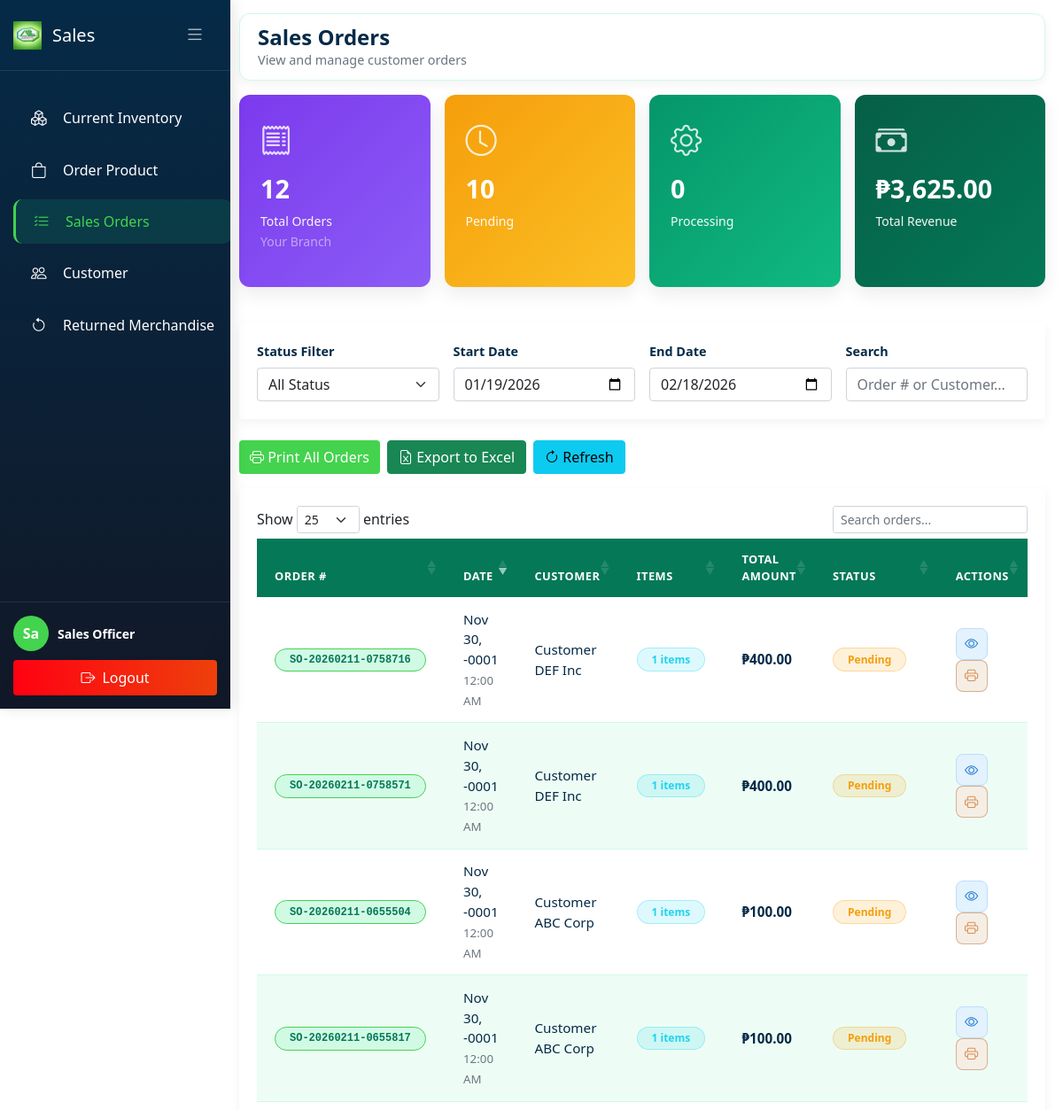
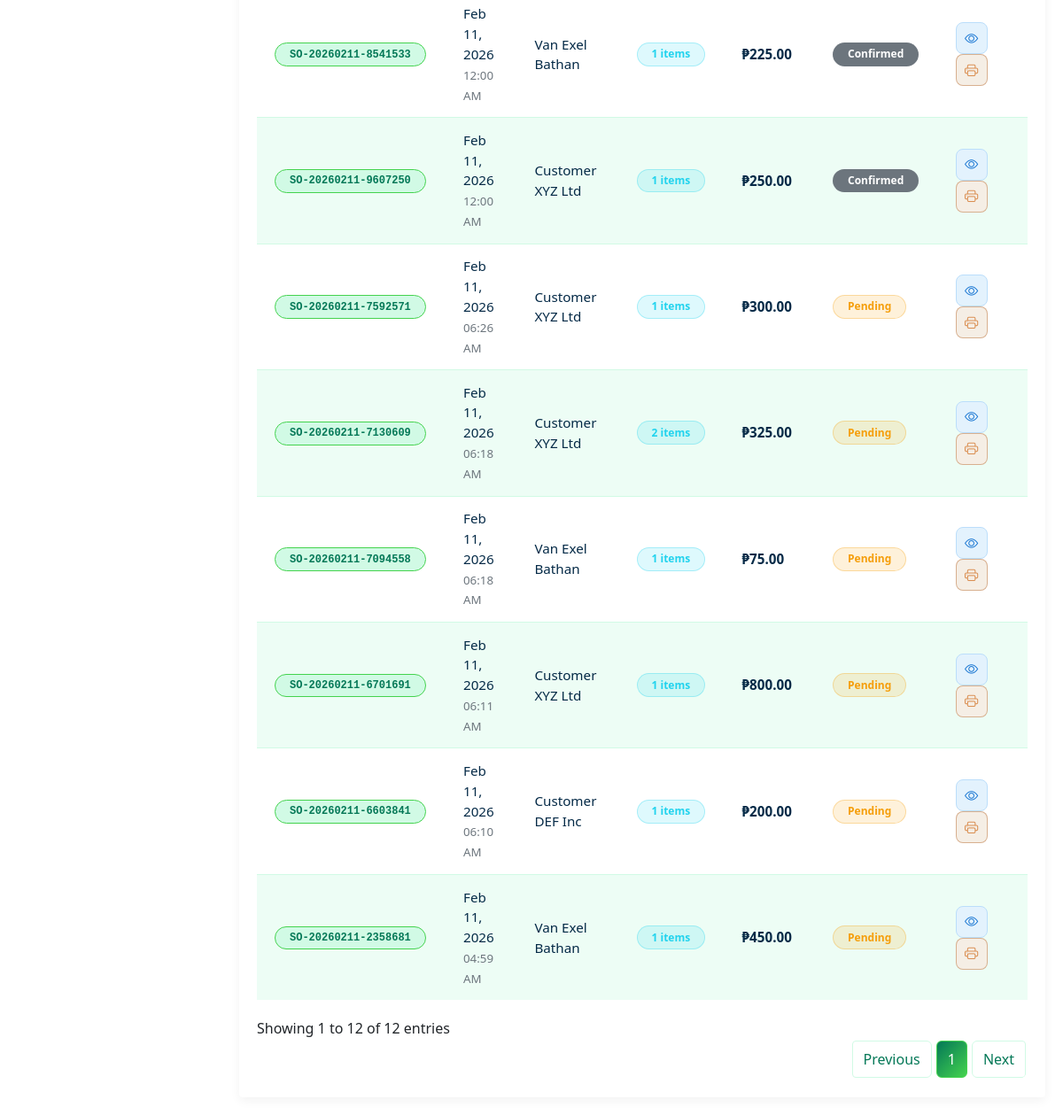
The page /Sales/sales_order.php (signed in) on the database as committed earlier (2 pictures, top to bottom).
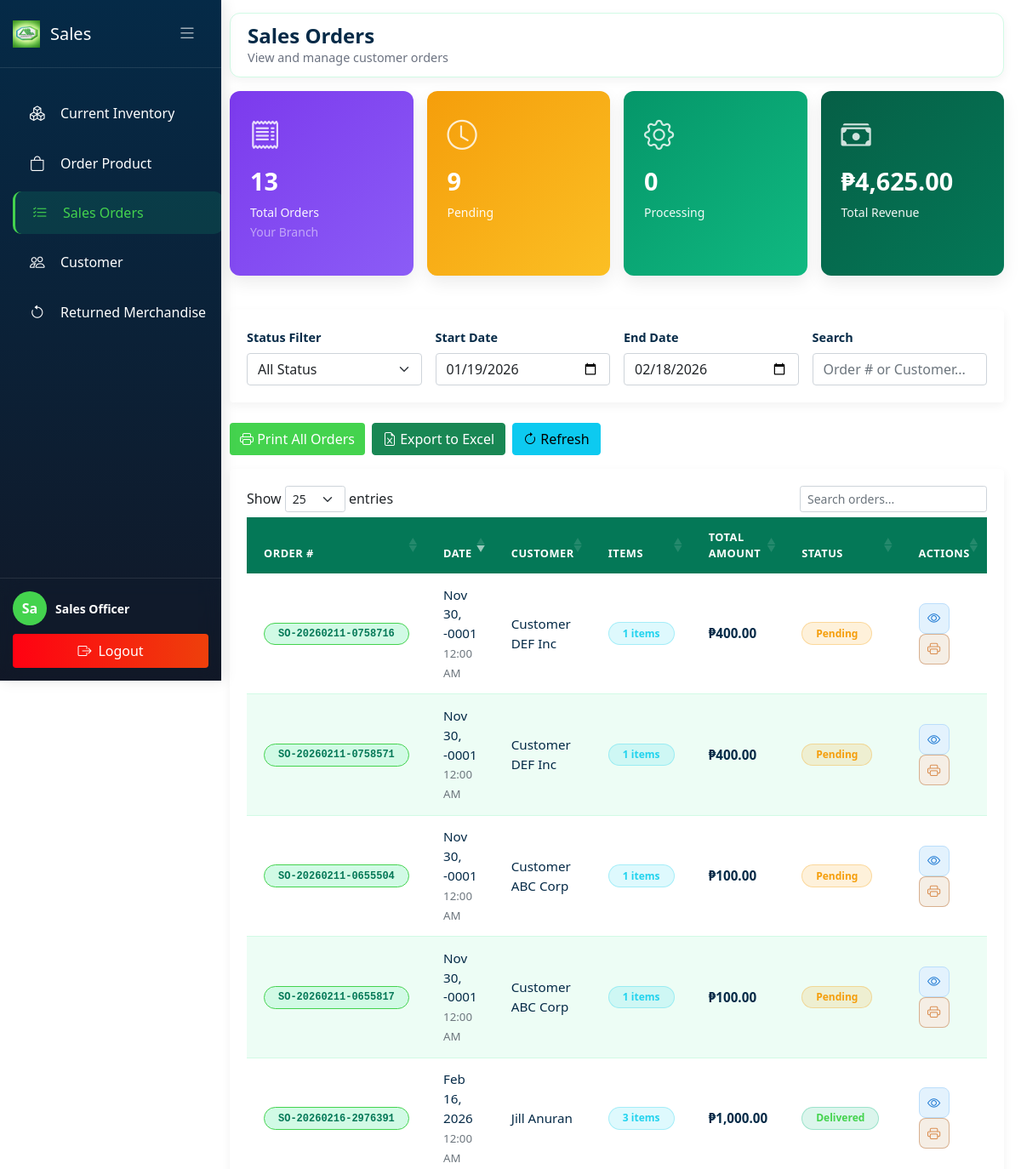
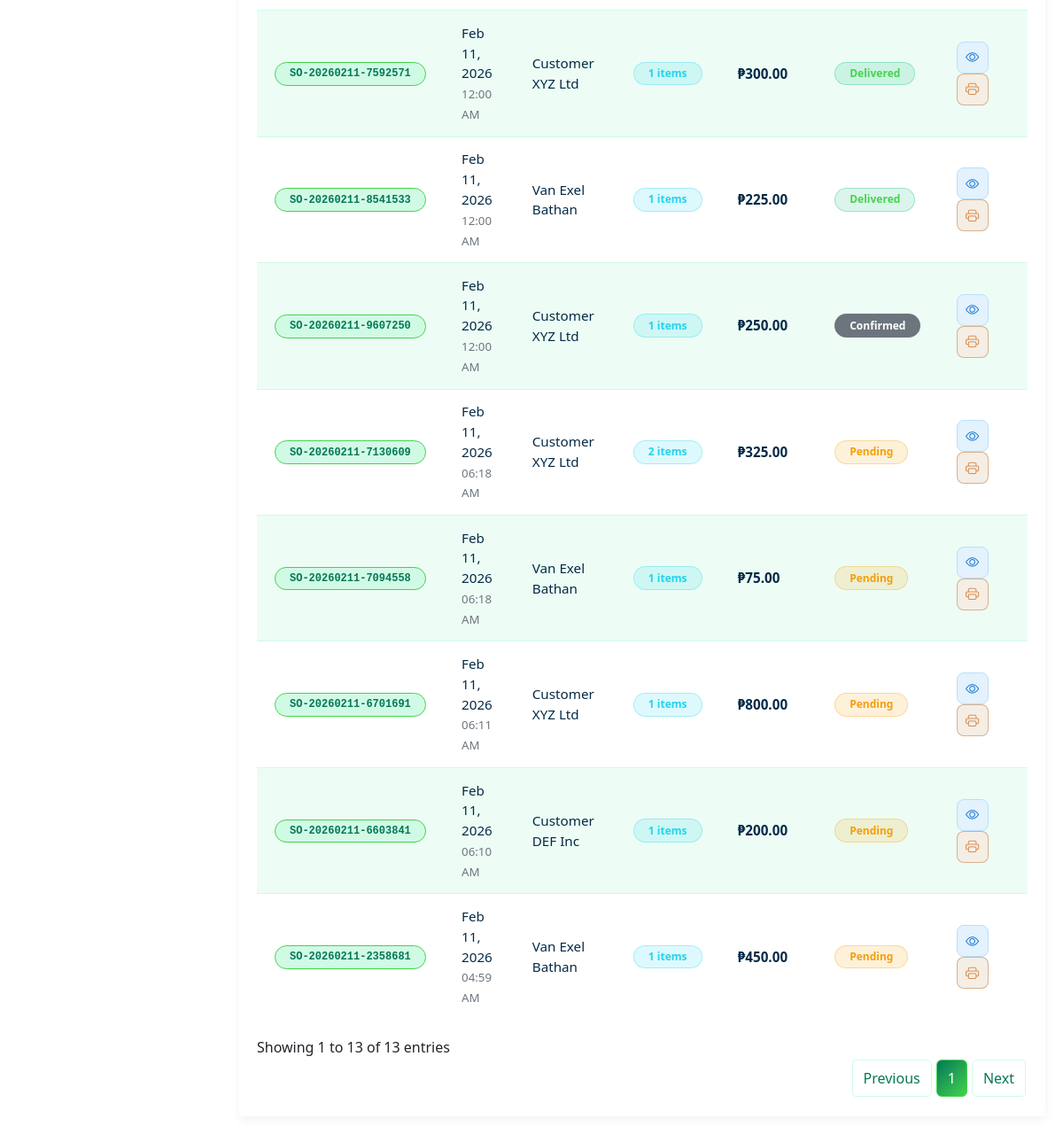
The same page on the database as committed later (2 pictures, top to bottom).
### tables this page shows
CREATE TABLE `sales_orders` (
  `so_id` int(11) NOT NULL,
  `so_number` varchar(50) NOT NULL,
  `customer_id` int(11) NOT NULL,
  `branch_id` int(11) DEFAULT NULL,
  `order_date` datetime NOT NULL,
  `delivery_date` date DEFAULT NULL,
  `total_amount` decimal(12,2) NOT NULL,
  `order_status` enum('pending','confirmed','processing','ready','delivered','cancelled') DEFAULT 'pending',
  `created_by` int(11) NOT NULL,
  `created_at` timestamp NOT NULL DEFAULT current_timestamp(),
  `updated_at` timestamp NOT NULL DEFAULT current_timestamp() ON UPDATE current_timestamp()
);

CREATE TABLE `customers` (
  `customer_id` int(11) NOT NULL,
  `customer_name` varchar(100) NOT NULL,
  `customer_code` varchar(50) NOT NULL,
  `contact_person` varchar(100) DEFAULT NULL,
  `email` varchar(100) DEFAULT NULL,
  `phone_number` varchar(20) DEFAULT NULL,
  `address` varchar(255) DEFAULT NULL,
  `city` varchar(50) DEFAULT NULL,
  `longitude` decimal(10,6) DEFAULT NULL,
  `latitude` decimal(10,8) DEFAULT NULL,
  `credit_limit` decimal(12,2) DEFAULT 0.00,
  `credit_used` decimal(12,2) DEFAULT 0.00,
  `status` enum('active','inactive','suspended') DEFAULT 'active',
  `created_at` timestamp NOT NULL DEFAULT current_timestamp(),
  `updated_at` timestamp NOT NULL DEFAULT current_timestamp() ON UPDATE current_timestamp(),
  `branch_id` int(11) DEFAULT NULL,
  `full_address` text DEFAULT NULL,
  `delivery_instructions` text DEFAULT NULL
);

### config/session_handler.php (called while the page is built, shortened)
<?php
function getUserBranchId() {
    return isset($_SESSION['branch_id']) ? $_SESSION['branch_id'] : 0;
}

### Sales/sales_order.php (the view, shortened to what the changed rows need)
<?php
require_once '../config/database.php';
require_once '../config/session_handler.php';
$view_all_branches = $_SESSION['view_all_branches'] ?? false;
$branch_id = getUserBranchId();
$branch_column_exists = false;
$check_column = $conn->query("SHOW COLUMNS FROM sales_orders LIKE 'branch_id'");
if ($check_column && $check_column->num_rows > 0) {
    $branch_column_exists = true;
}
$where_conditions = ["1=1"];
$params = [];
$param_types = "";
if ($branch_column_exists) {
    if ($view_all_branches) {
    } else {
        $where_conditions[] = "so.branch_id = ?";
        $params[] = $branch_id;
        $param_types .= "i";
    }
}
$sql = "SELECT
            so.so_id,
            so.so_number,
            so.order_date,
            so.total_amount,
            so.order_status,
            so.branch_id,
            c.customer_name,
            b.branch_name,
            (SELECT COUNT(*) FROM sales_order_items WHERE so_id = so.so_id) as item_count
        FROM sales_orders so
        LEFT JOIN customers c ON so.customer_id = c.customer_id
        LEFT JOIN branches b ON so.branch_id = b.branch_id
        WHERE " . implode(" AND ", $where_conditions) . "
        ORDER BY so.order_date DESC";
if (!empty($params)) {
    $stmt = $conn->prepare($sql);
    $stmt->bind_param($param_types, ...$params);
} else {
    $stmt = $conn->prepare($sql);
}
$stmt->execute();
$result = $stmt->get_result();
$orders = $result->fetch_all(MYSQLI_ASSOC);
if ($branch_column_exists && !$view_all_branches) {
    $stats_sql = "SELECT
                    COUNT(*) as total_orders,
                    SUM(CASE WHEN order_status = 'pending' THEN 1 ELSE 0 END) as pending,
                    SUM(CASE WHEN order_status = 'processing' THEN 1 ELSE 0 END) as processing,
                    SUM(CASE WHEN order_status = 'shipped' THEN 1 ELSE 0 END) as shipped,
                    SUM(CASE WHEN order_status = 'delivered' THEN 1 ELSE 0 END) as delivered,
                    SUM(CASE WHEN order_status = 'cancelled' THEN 1 ELSE 0 END) as cancelled,
                    COALESCE(SUM(total_amount), 0) as total_revenue
                  FROM sales_orders
                  WHERE branch_id = ?";
    $stats_stmt = $conn->prepare($stats_sql);
    $stats_stmt->bind_param('i', $branch_id);
}
$stats_stmt->execute();
$stats_result = $stats_stmt->get_result();
$stats = $stats_result->fetch_assoc();
?>
<!DOCTYPE html>
<html lang="en">
<head>
    <link rel="stylesheet" href="../css/sales.css">
    <link href="https://cdn.jsdelivr.net/npm/bootstrap@5.1.3/dist/css/bootstrap.min.css" rel="stylesheet">
    <link rel="stylesheet" href="https://cdn.jsdelivr.net/npm/bootstrap-icons@1.8.1/font/bootstrap-icons.css">
    <link rel="stylesheet" type="text/css" href="https://cdn.datatables.net/1.11.5/css/dataTables.bootstrap5.min.css">
</head>
<body>
    <div id="appPage">
        <div class="main-content">
            <div class="navbar-top no-print">
                <div class="page-title">
                    <h2>Sales Orders</h2>
                </div>
            </div>
            <div class="row g-3 mb-4 no-print">
                <div class="col-md-3 mb-3">
                    <div class="stat-card inventory">
                        <div>
                            <div class="stat-value"><?php echo $stats['total_orders'] ?? 0; ?></div>
                            <div class="stat-label">Total Orders</div>
                            <?php if ($branch_column_exists && !$view_all_branches): ?>
                                <small class="text-white-50">Your Branch</small>
                            <?php endif; ?>
                        </div>
                    </div>
                </div>
                <div class="col-md-3 mb-3">
                    <div class="stat-card pending">
                        <div>
                            <div class="stat-value"><?php echo $stats['pending'] ?? 0; ?></div>
                            <div class="stat-label">Pending</div>
                        </div>
                    </div>
                </div>
                <div class="col-md-3 mb-3">
                    <div class="stat-card complete">
                        <div>
                            <div class="stat-value">₱<?php echo number_format($stats['total_revenue'] ?? 0, 2); ?></div>
                            <div class="stat-label">Total Revenue</div>
                        </div>
                    </div>
                </div>
            </div>
            <div class="card">
                <div class="card-body">
                    <div class="table-responsive">
                        <table class="table table-hover mb-0" id="ordersTable">
                            <thead class="table-light">
                                <tr>
                                    <th>Order #</th>
                                    <th>Date</th>
                                    <th>Customer</th>
                                    <th>Items</th>
                                    <th>Total Amount</th>
                                    <th>Status</th>
                                    <th class="no-print">Actions</th>
                                </tr>
                            </thead>
                            <tbody>
                                <?php if (empty($orders)): ?>
                                    <tr>
                                        <td colspan="<?php echo ($branch_column_exists && $view_all_branches) ? '8' : '7'; ?>" class="text-center text-muted py-4">
                                            <i class="bi bi-inbox" style="font-size: 2rem;"></i><br>
                                            No orders found
                                            <?php if ($branch_column_exists && !$view_all_branches): ?>
                                                <br><small>No orders for your branch yet</small>
                                            <?php endif; ?>
                                        </td>
                                    </tr>
                                <?php else: ?>
                                    <?php foreach ($orders as $order): ?>
                                        <tr>
                                            <td><span class="badge bg-light text-dark"><?php echo htmlspecialchars($order['so_number']); ?></span></td>
                                            <td>
                                                <?php echo date('M d, Y', strtotime($order['order_date'])); ?><br>
                                                <small class="text-muted"><?php echo date('h:i A', strtotime($order['order_date'])); ?></small>
                                            </td>
                                            <td><?php echo htmlspecialchars($order['customer_name'] ?? 'Walk-in Customer'); ?></td>
                                            <td><span class="badge bg-info"><?php echo $order['item_count']; ?> items</span></td>
                                            <td><strong>₱<?php echo number_format($order['total_amount'], 2); ?></strong></td>
                                            <td>
                                                <?php
                                                $status_badge = [
                                                    'pending' => 'bg-warning',
                                                    'processing' => 'bg-info',
                                                    'shipped' => 'bg-primary',
                                                    'delivered' => 'bg-success',
                                                    'cancelled' => 'bg-danger'
                                                ];
                                                $status_text = [
                                                    'pending' => 'Pending',
                                                    'processing' => 'Processing',
                                                    'shipped' => 'Shipped',
                                                    'delivered' => 'Delivered',
                                                    'cancelled' => 'Cancelled'
                                                ];
                                                ?>
                                                <span class="badge <?php echo $status_badge[$order['order_status']] ?? 'bg-secondary'; ?>">
                                                    <?php echo $status_text[$order['order_status']] ?? ucfirst($order['order_status']); ?>
                                                </span>
                                            </td>
                                            <td class="no-print">
                                                <div class="action-btn" role="group">
                                                    <button class="btn-action btn-view" onclick="viewOrderDetails(<?php echo $order['so_id']; ?>)" title="View Details">
                                                        <i class="bi bi-eye"></i>
                                                    </button>
                                                    <button  class="btn-action btn-print" onclick="printSingleOrder(<?php echo $order['so_id']; ?>)" title="Print Order">
                                                        <i class="bi bi-printer"></i>
                                                    </button>
                                                </div>
                                            </td>
                                        </tr>
                                    <?php endforeach; ?>
                                <?php endif; ?>
                            </tbody>
                        </table>
                    </div>
                </div>
            </div>
        </div>
    </div>
</body>
</html>

Rows that differ between the two databases and show on the page:
added sales_orders: so_number "SO-20260216-2976391", order_date "Feb 16, 2026", order_date "12:00 AM", customer.customer_name "Jill Anuran", item_count "3", total_amount "1,000.00", order_status "Delivered"
changed sales_orders "SO-20260211-7592571": order_date "06:26 AM" → "12:00 AM"; order_status "Pending" → "Delivered"; moves down the list
changed sales_orders "SO-20260211-8541533": order_status "Confirmed" → "Delivered"
Other text that changed with them:
$stats['total_orders']: "12" → "13"
$stats['pending']: "10" → "9"
$stats['total_revenue']: "3,625.00" → "4,625.00"
text written by a page script: "Show entries Showing 1 to 12 of 12 entries Previous 1 Next" → "Show entries Showing 1 to 13 of 13 entries Previous 1 Next"
